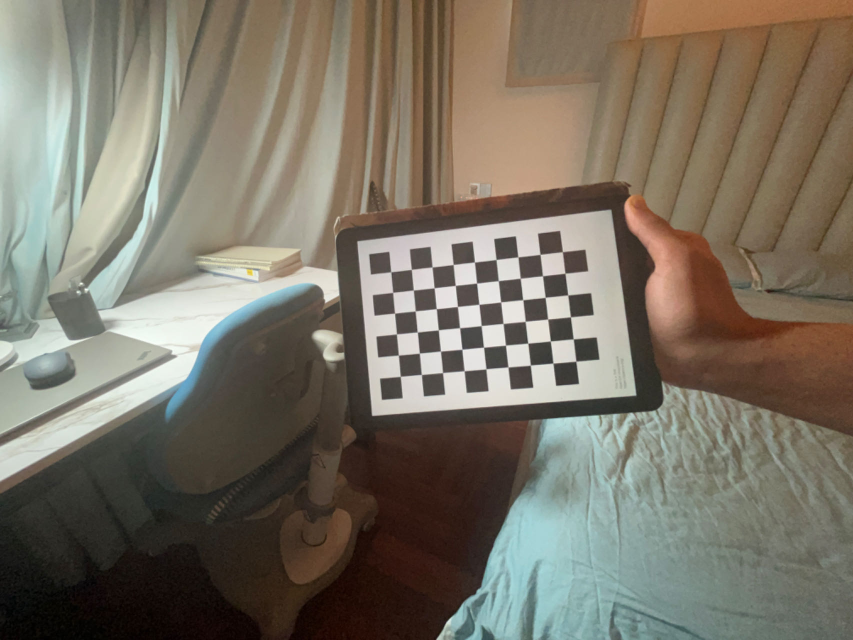
#> input picture CameraCalibration-main/images/WeChat Image_20240214143731.jpg, 1706 x 1280 px (shown at 1/2 size); its folder holds 5 pictures in this run; the run also reads 1 picture not shown here
$ python calibration.py
#> lines starting #> are read from the running program, lines starting #| are printed output that depends on the picture
import numpy as np
import cv2 as cv
import glob


#chessboard size
chessboardSize = (9,6)
frameSize = (2016,1512)


# termination criteria
criteria = (cv.TERM_CRITERIA_EPS + cv.TERM_CRITERIA_MAX_ITER, 30, 0.001)


# prepare object points, like (0,0,0), (1,0,0), (2,0,0) ....,(6,5,0)
objp = np.zeros((chessboardSize[0] * chessboardSize[1], 3), np.float32)
objp[:,:2] = np.mgrid[0:chessboardSize[0],0:chessboardSize[1]].T.reshape(-1,2)

size_of_chessboard_squares_mm = 18
objp = objp * size_of_chessboard_squares_mm


# Arrays to store object points and image points from all the images.
objpoints = [] # 3d point in real world space
imgpoints = [] # 2d points in image plane.


images = glob.glob('images/*.jpg')

for image in images:

    img = cv.imread(image)
#> img is the input picture: shape (1280, 1706, 3); mean B, G, R 100.9, 114.3, 121.4
    img=cv.resize(img,(0,0),fx=0.5,fy=0.5)
#> img: shape (640, 853, 3)
    gray = cv.cvtColor(img, cv.COLOR_BGR2GRAY)
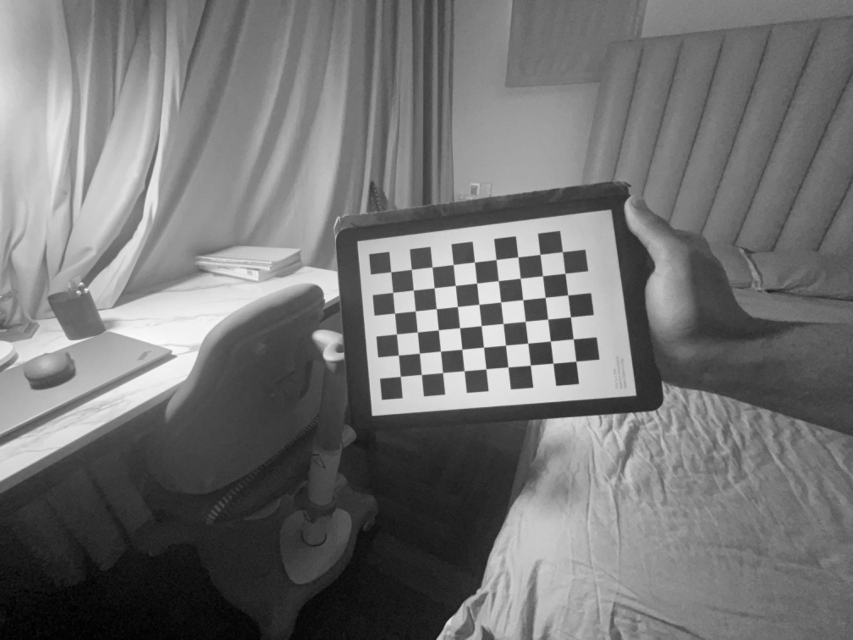
#> gray: shape (640, 853); min 0, max 252, mean 115

    # Find the chess board corners
    ret, corners = cv.findChessboardCorners(gray, chessboardSize, None)
#> ret = True; corners = 54 rows, first 8: [390.7, 271.8], [411.4, 269.4], [432, 267], [453.3, 264.5], [474.4, 262], [496.1, 259.5], [517.9, 256.9], [540, 254.4]

    # If found, add object points, image points (after refining them)
    if ret == True:

        objpoints.append(objp)
        corners2 = cv.cornerSubPix(gray, corners, (11,11), (-1,-1), criteria)
#> corners2 = 54 rows, first 8: [390.7, 271.8], [411.4, 269.4], [432, 267], [453.2, 264.5], [474.4, 262.1], [496, 259.5], [517.8, 256.9], [540, 254.4]
        imgpoints.append(corners)

        # Draw and display the corners
        cv.drawChessboardCorners(img, chessboardSize, corners2, ret)
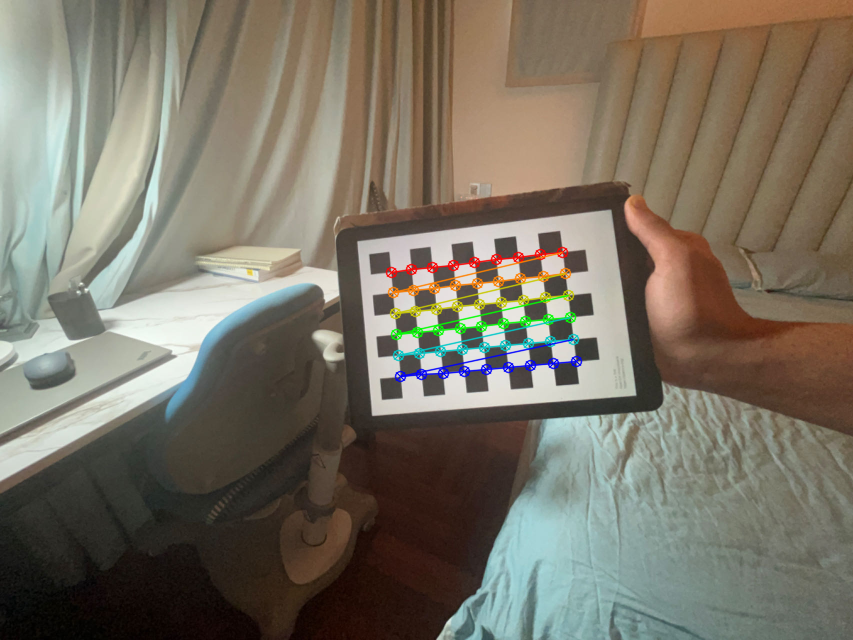
#> img: shape (640, 853, 3); mean B, G, R 100.4, 114.3, 121.1
        cv.imshow('img', img)
        cv.waitKey(1000)
#> pass 2 of the loop `for image in images:`:
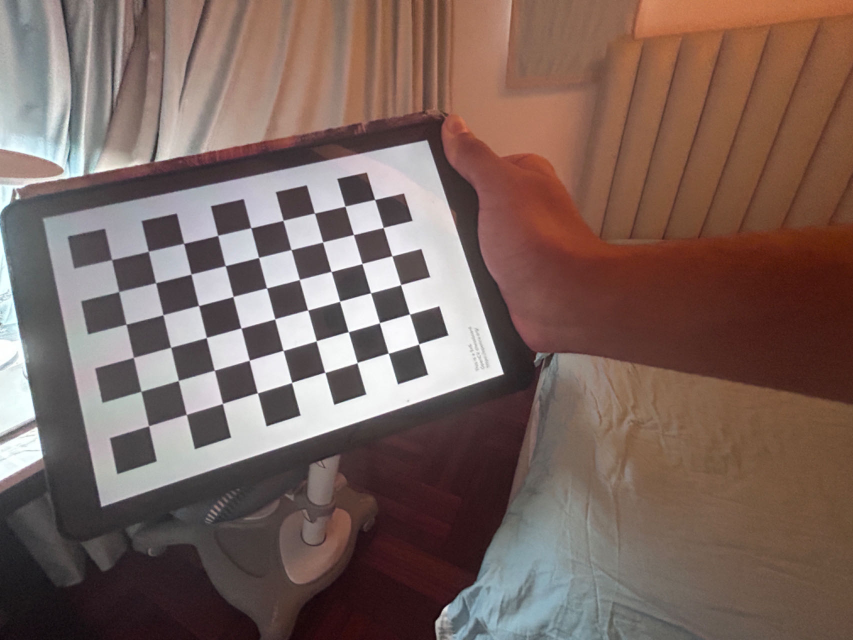
#> input picture CameraCalibration-main/images/WeChat Image_202402141437311.jpg, 1706 x 1280 px (shown at 1/2 size)
#> img is the input picture: shape (1280, 1706, 3); mean B, G, R 93.5, 100.5, 122.2
#> `gray = cv.cvtColor(img, cv.COLOR_BGR2GRAY)`:
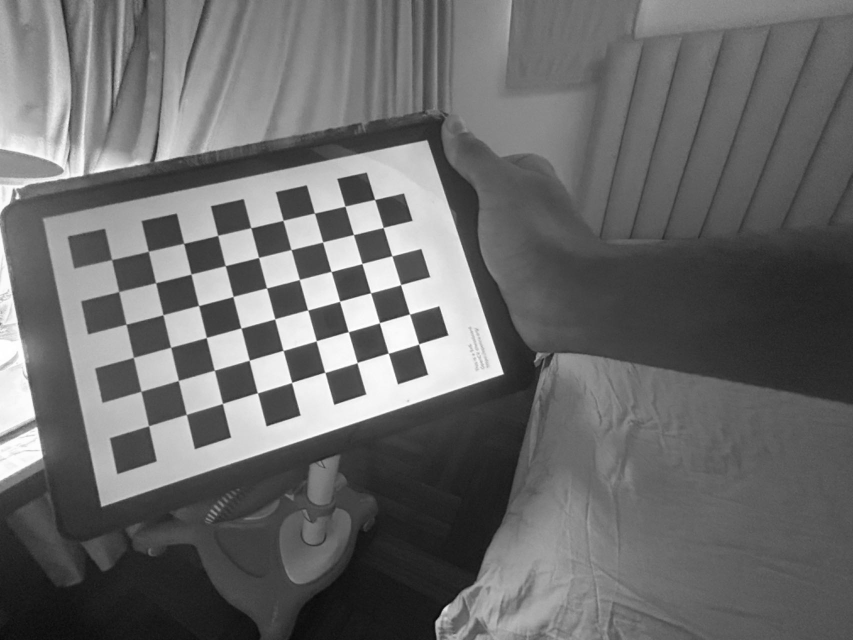
#> gray: shape (640, 853); min 9, max 255, mean 106.3
#> corners = 54 rows, first 8: [111.6, 259.6], [148.4, 251.2], [183.6, 243.3], [217.7, 235.3], [250.8, 227.6], [283, 220.3], [314.3, 213], [344.9, 206.2]
#> corners2 = 54 rows, first 8: [111.5, 259.6], [148.3, 251.3], [183.6, 243.3], [217.7, 235.4], [250.7, 227.7], [283.1, 220.3], [314.4, 213.1], [345, 206.2]
#> `cv.drawChessboardCorners(img, chessboardSize, corners2, ret)`:
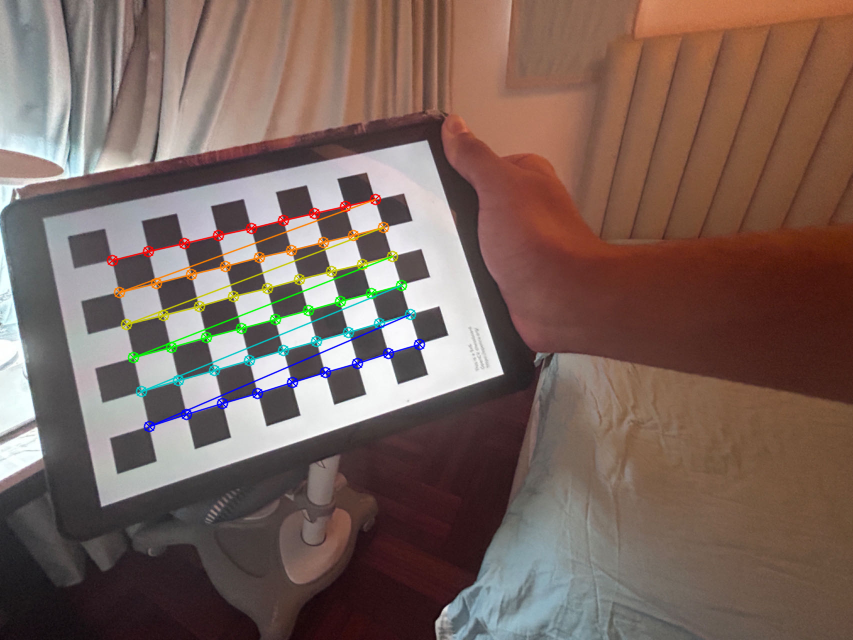
#> img: shape (640, 853, 3); mean B, G, R 92.7, 100.4, 121.8
#> pass 3 of the loop `for image in images:`:
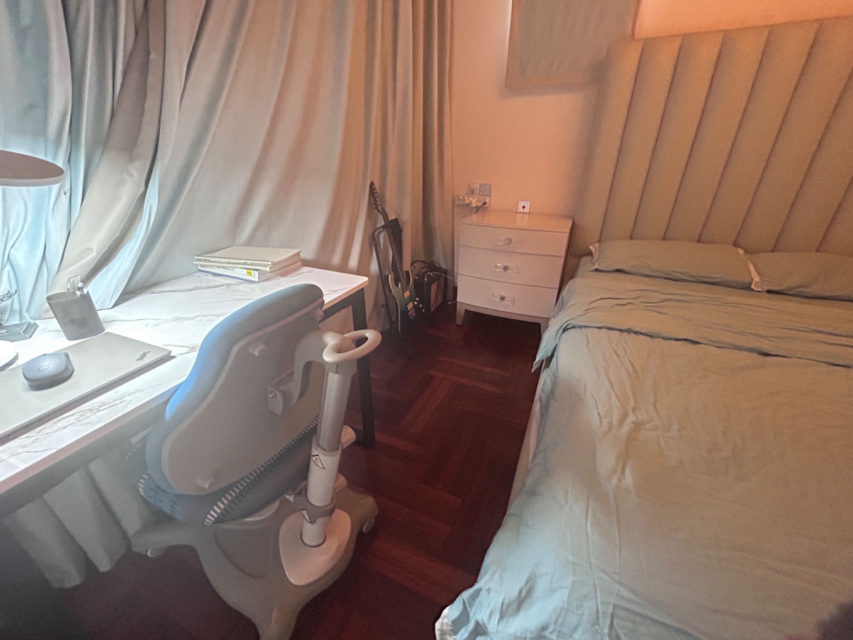
#> input picture CameraCalibration-main/images/WeChat Image_202402141437312.jpg, 1706 x 1280 px (shown at 1/2 size)
#> img is the input picture: shape (1280, 1706, 3); mean B, G, R 108.7, 121, 144.8
#> `img=cv.resize(img,(0,0),fx=0.5,fy=0.5)`:
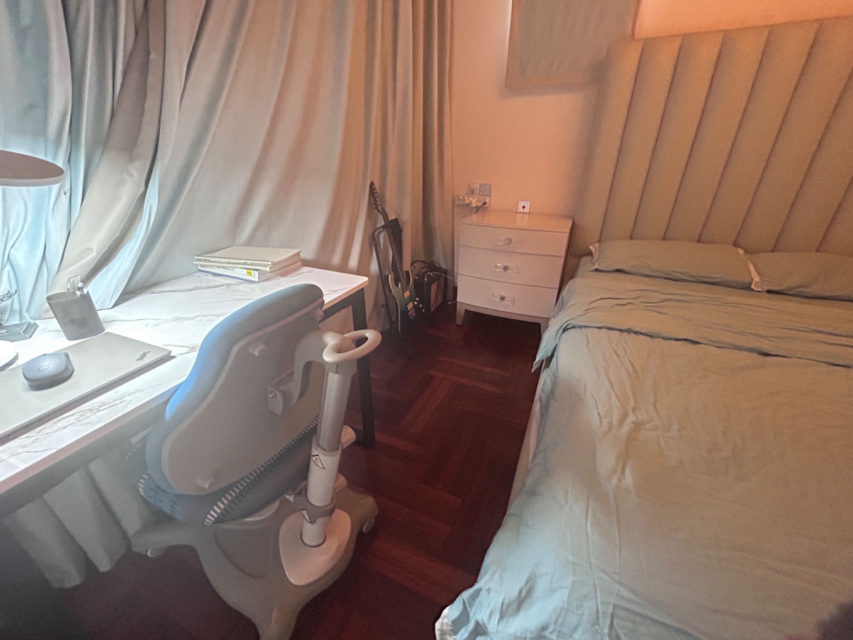
#> img: shape (640, 853, 3); mean B, G, R 108.8, 121.1, 144.9
#> `gray = cv.cvtColor(img, cv.COLOR_BGR2GRAY)`:
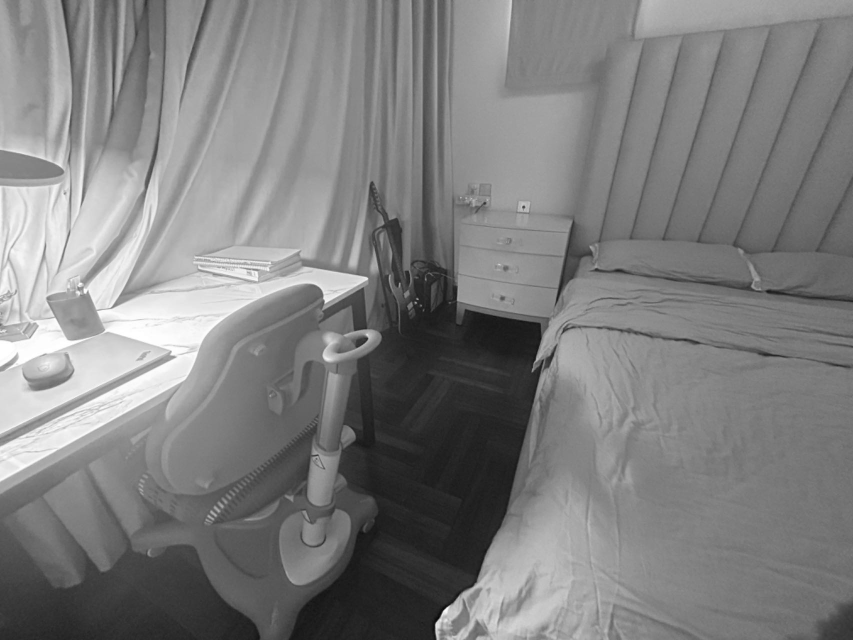
#> gray: shape (640, 853); min 7, max 255, mean 126.8
#> ret = False; corners = None
#> the loop made 5 passes; the first 3 are shown


cv.destroyAllWindows()


#callibration

ret, cameraMatrix, dist, rvecs, tvecs = cv.calibrateCamera(objpoints, imgpoints, frameSize, None, None)


#undistortion functions

img = cv.imread('images/WeChat Image_202402141437312.jpg')
img=cv.resize(img,(0,0),fx=0.5,fy=0.5)
cv.imshow('final',img)
cv.waitKey(0)
cv.destroyAllWindows()
h,  w = img.shape[:2]
#> h = 640; w = 853
newCameraMatrix, roi = cv.getOptimalNewCameraMatrix(cameraMatrix, dist, (w,h), 1, (w,h))


# undistortion method 1
dst = cv.undistort(img, cameraMatrix, dist, None, newCameraMatrix)

# crop
x, y, w, h = roi
dst = dst[y:y+h, x:x+w]
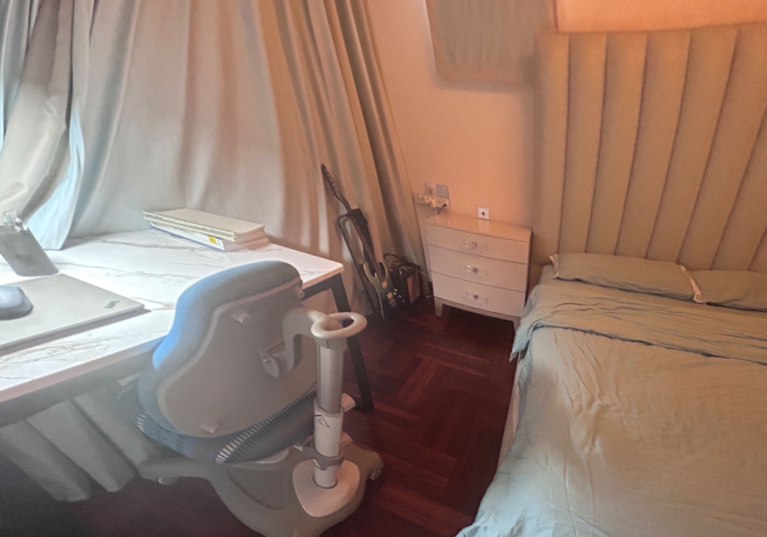
#> dst: shape (537, 767, 3); mean B, G, R 108.9, 122.6, 149.3
cv.imwrite('caliResult1.png', dst)


# undistort method 2 with Remapping
mapx, mapy = cv.initUndistortRectifyMap(cameraMatrix, dist, None, newCameraMatrix, (w,h), 5)
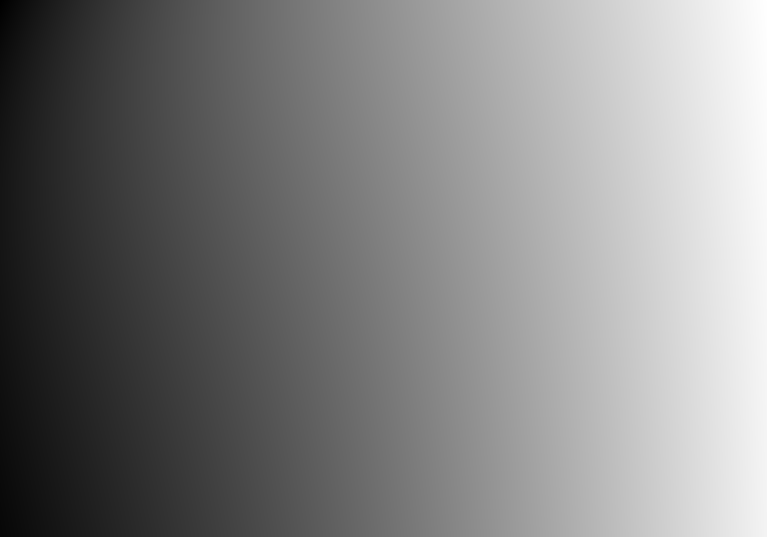
#> mapx: shape (537, 767) float32; min -71.32, max 785.9, mean 364.8; drawn with min black and max white
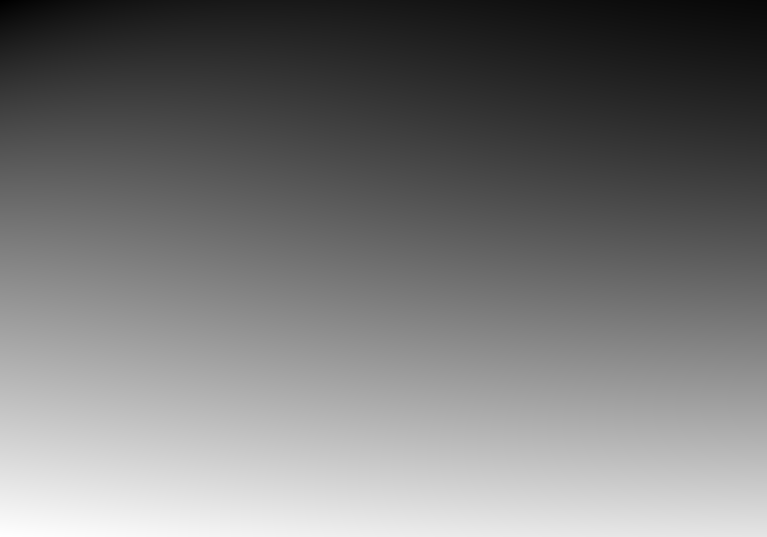
#> mapy: shape (537, 767) float32; min -59.41, max 561.4, mean 231; drawn with min black and max white
dst = cv.remap(img, mapx, mapy, cv.INTER_LINEAR)
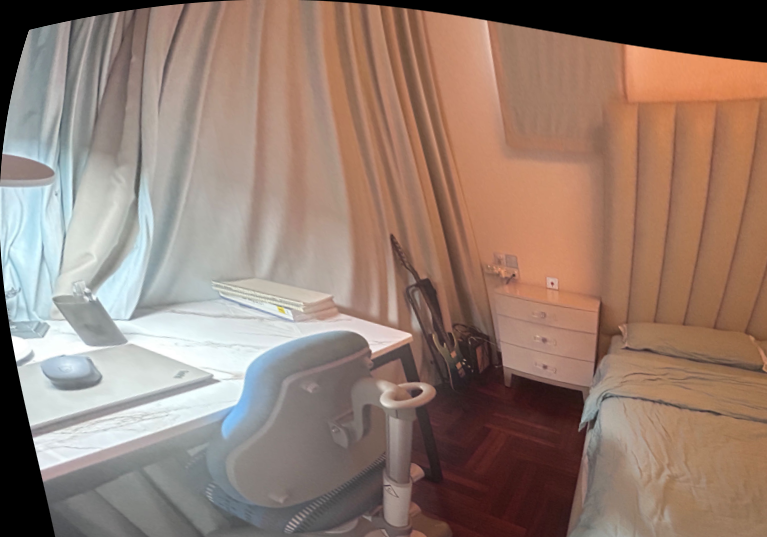
#> dst: shape (537, 767, 3); mean B, G, R 113.1, 125.2, 148.6

# crop
x, y, w, h = roi
dst = dst[y:y+h, x:x+w]
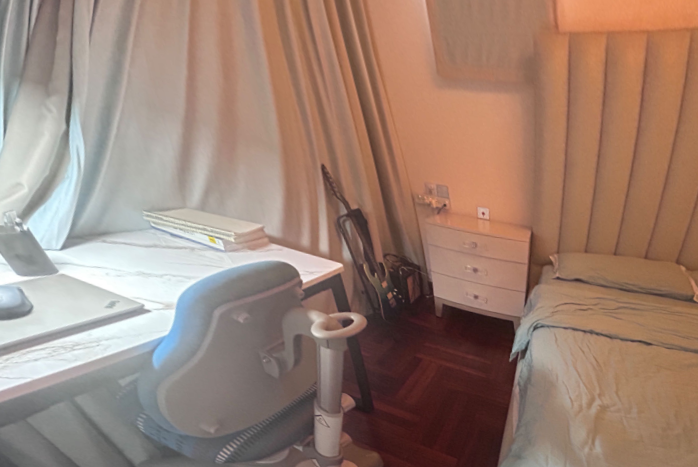
#> dst: shape (467, 698, 3); mean B, G, R 115.9, 129.4, 155.8
cv.imwrite('caliResult2.png', dst)


# Reprojection Error?
mean_error = 0

for i in range(len(objpoints)):
    imgpoints2, _ = cv.projectPoints(objpoints[i], rvecs[i], tvecs[i], cameraMatrix, dist)
    error = cv.norm(imgpoints[i], imgpoints2, cv.NORM_L2)/len(imgpoints2)
    mean_error += error

print( "total error: {}".format(mean_error/len(objpoints)) )
